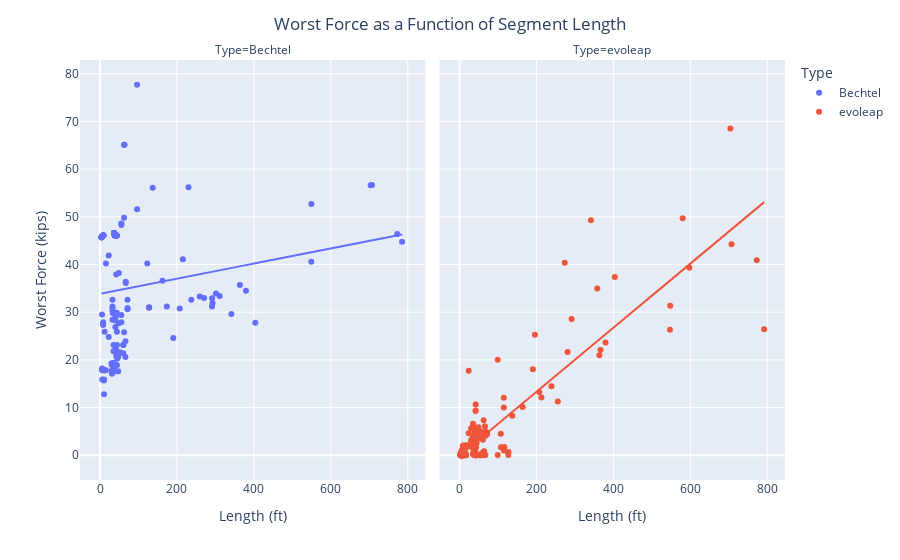

Notebook source saved alongside this figure:
### Markdown cell above
## Plot in plotly

### Code cell
import plotly.express as px

df = combined_df
fig = px.scatter(df, x="Length (ft)", y="Worst Force (kips)", facet_col="Type", color="Type", trendline="ols")
fig.update_layout(title_text='Worst Force as a Function of Segment Length', title_x=0.5)
fig.show()

results = px.get_trendline_results(fig)
print(results)

print(results.px_fit_results.iloc[0].summary())
print(results.px_fit_results.iloc[1].summary())

### Figure 1 — Plotly figure (JSON) as saved in the notebook; plotly's stock layout.template omitted (floating-point values rounded to 4 significant figures; data arrays with more than 128 entries replaced by an {"elided": "..."} marker saying what was removed)
{"data": [{"hovertemplate": "Type=Bechtel<br>Length (ft)=%{x}<br>Worst Force (kips)=%{y}<extra></extra>", "legendgroup": "Bechtel", "marker": {"color": "#636efa", "symbol": "circle"}, "mode": "markers", "name": "Bechtel", "orientation": "v", "showlegend": true, "type": "scatter", "x": {"elided": "156 float values"}, "xaxis": "x", "y": {"elided": "156 float values"}, "yaxis": "y"}, {"hovertemplate": "<b>OLS trendline</b><br>Worst Force (kips) = 0.015866 * Length (ft) + 33.8523<br>R<sup>2</sup>=0.032525<br><br>Type=Bechtel<br>Length (ft)=%{x}<br>Worst Force (kips)=%{y} <b>(trend)</b><extra></extra>", "legendgroup": "Bechtel", "marker": {"color": "#636efa", "symbol": "circle"}, "mode": "lines", "name": "Bechtel", "showlegend": false, "type": "scatter", "x": {"elided": "156 float values"}, "xaxis": "x", "y": {"elided": "156 float values"}, "yaxis": "y"}, {"hovertemplate": "Type=evoleap<br>Length (ft)=%{x}<br>Worst Force (kips)=%{y}<extra></extra>", "legendgroup": "evoleap", "marker": {"color": "#EF553B", "symbol": "circle"}, "mode": "markers", "name": "evoleap", "orientation": "v", "showlegend": true, "type": "scatter", "x": {"elided": "278 float values"}, "xaxis": "x2", "y": {"elided": "278 float values"}, "yaxis": "y2"}, {"hovertemplate": "<b>OLS trendline</b><br>Worst Force (kips) = 0.0672346 * Length (ft) + -0.152406<br>R<sup>2</sup>=0.802547<br><br>Type=evoleap<br>Length (ft)=%{x}<br>Worst Force (kips)=%{y} <b>(trend)</b><extra></extra>", "legendgroup": "evoleap", "marker": {"color": "#EF553B", "symbol": "circle"}, "mode": "lines", "name": "evoleap", "showlegend": false, "type": "scatter", "x": {"elided": "278 float values"}, "xaxis": "x2", "y": {"elided": "278 float values"}, "yaxis": "y2"}], "layout": {"annotations": [{"font": {}, "showarrow": false, "text": "Type=Bechtel", "x": 0.245, "xanchor": "center", "xref": "paper", "y": 1, "yanchor": "bottom", "yref": "paper"}, {"font": {}, "showarrow": false, "text": "Type=evoleap", "x": 0.755, "xanchor": "center", "xref": "paper", "y": 1, "yanchor": "bottom", "yref": "paper"}], "legend": {"title": {"text": "Type"}, "tracegroupgap": 0}, "margin": {"t": 60}, "title": {"text": "Worst Force as a Function of Segment Length", "x": 0.5}, "xaxis": {"anchor": "y", "domain": [0, 0.49], "title": {"text": "Length (ft)"}}, "xaxis2": {"anchor": "y2", "domain": [0.51, 1], "matches": "x", "title": {"text": "Length (ft)"}}, "yaxis": {"anchor": "x", "domain": [0, 1], "title": {"text": "Worst Force (kips)"}}, "yaxis2": {"anchor": "x2", "domain": [0, 1], "matches": "y", "showticklabels": false}}}
